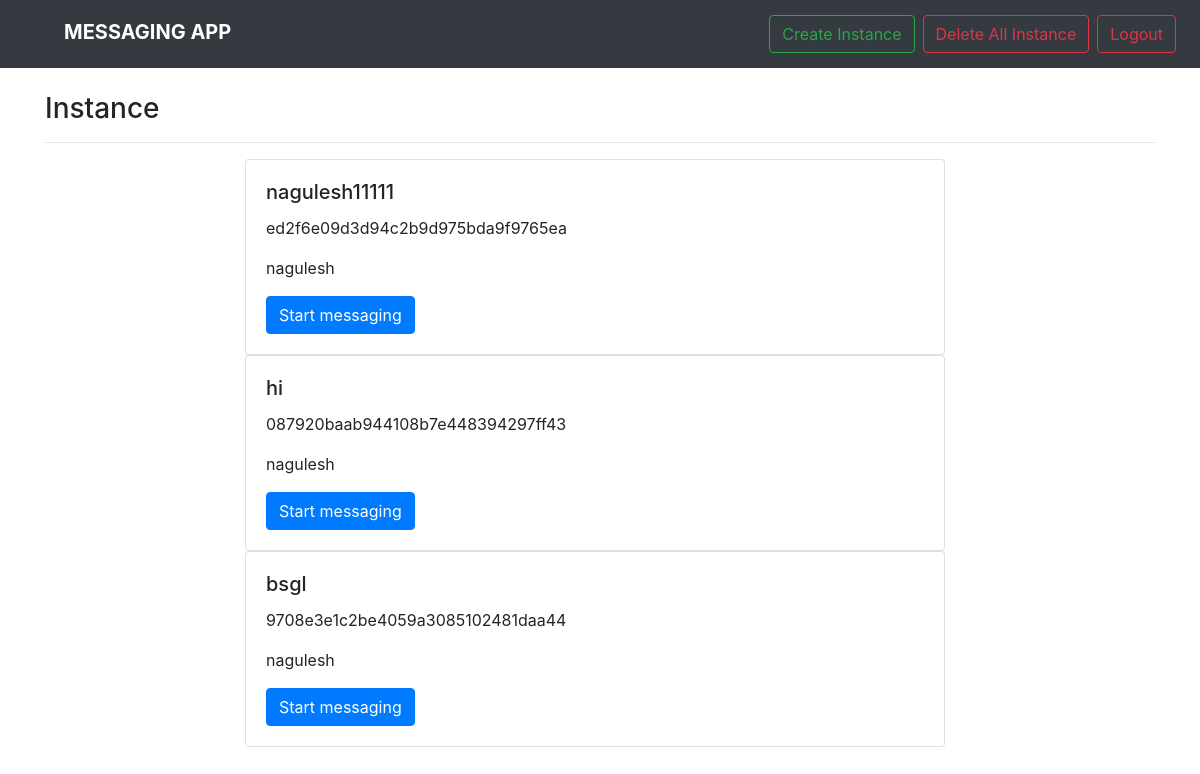
The page / (signed in) on the database as committed earlier.
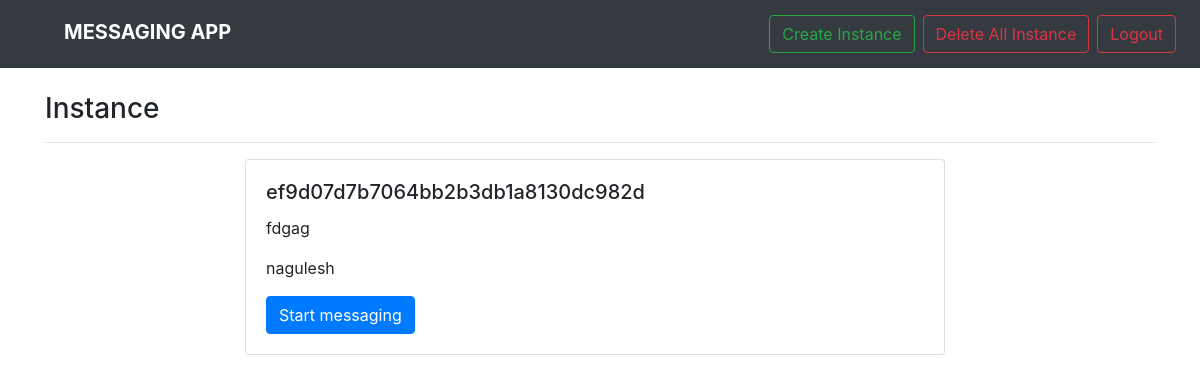
The same page on the database as committed later.
### messaging_app/models.py (models this page shows)
class Instance(models.Model):
    user_id=models.ForeignKey(User, on_delete=models.CASCADE)
    instance_key = models.CharField(max_length=25)
    instance_token = models.CharField(max_length=100)
    qrscanned=models.BooleanField(default=False)
    def __str__(self):
        return self.instance_key

### messaging_app/views.py (the view)
# urls.py: path('',views.home,name="home"),
@login_required(login_url='login')
def home(request):
    user_instances=Instance.objects.filter(user_id=request.user)
    print(user_instances)
    return render(request,"home.html",{"user_instances":user_instances})

### messaging_app/templates/home.html (shortened to what this page needs)
{% extends 'base.html'%}
{% block content %}
    <div class="container bcontent mt-4 ">
      <h3>Instance</h3>
      <hr />
      {% for instance in user_instances %}
      <div class="card" style="width: 700px; margin-left:200px">
          <div class="row no-gutters">
            <div class="card-body">
              <h5 class="card-title">{{instance.instance_key}}</h5>
              <p class="card-text">{{instance.instance_token}}</p>
              <p class="card-text">{{instance.user_id}}</p>
                {% if not instance.qrscanned %}
              <a href="{% url 'generate_qr' instance.pk %}" class="btn btn-primary">generate Qr</a>
              {% else %}
              <a href="{% url 'messaging' instance.pk %}" class="btn btn-primary">Start messaging</a>
              {% endif %}
            </div>
          </div>
      </div>
      {% endfor %}
  </div>
{% endblock %}

Rows that differ between the two databases and show on the page:
removed Instance: instance_key "nagulesh11111", instance_token "ed2f6e09d3d94c2b9d975bda9f9765ea", user_id "nagulesh", qrscanned "Start messaging"
removed Instance: instance_key "hi", instance_token "087920baab944108b7e448394297ff43", user_id "nagulesh", qrscanned "Start messaging"
removed Instance: instance_key "bsgl", instance_token "9708e3e1c2be4059a3085102481daa44", user_id "nagulesh", qrscanned "Start messaging"
added Instance: instance_key "ef9d07d7b7064bb2b3db1a8130dc982d", instance_token "fdgag", user_id "nagulesh", qrscanned "Start messaging"
